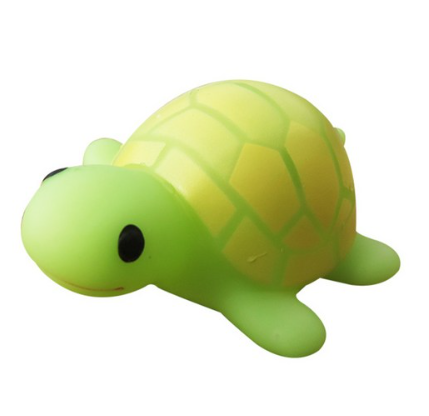
#> input picture open_cv/images/turtle.png, 429 x 416 px
$ jupyter execute OpenCV_ImageProc_4.ipynb   (text cells are left out)
#> lines starting #> are read from the running program, lines starting #| are printed output that depends on the picture; after the words box and inside, x2 and y2 are one past the last pixel; in counts of white or black regions, pixels touching at a corner belong together; pictures that were not available may be replaced by others from this repository, and a replacement may not be noted
[cell 1]
import cv2
import numpy as np
import matplotlib.pyplot as plt

def show_matplotlib_image(bgrImage, row_size=8, col_size=4):
    img_dst = cv2.cvtColor(bgrImage, cv2.COLOR_BGR2RGB)
    plt.figure(figsize = (row_size,col_size))
    plt.axis('off')
    plt.imshow(img_dst)
    plt.show()

[cell 2]
import cv2
import numpy as np
from PIL import ImageFont, ImageDraw, Image

def input_korean(img_dst, input_text, pt, color, fontsize=20):
    my_font = ImageFont.truetype("font/gulim.ttc", fontsize)
    img_dst = Image.fromarray(img_dst)
    mydraw = ImageDraw.Draw(img_dst)
    mydraw.text((pt[0], pt[1]), input_text, font=my_font, fill=(color[0], color[1], color[2]))
    return np.array(img_dst)

[cell 3]
import cv2
import numpy as np

img_src = cv2.imread('images/turtle.png', cv2.IMREAD_COLOR)
#> img_src is the input picture: shape (416, 429, 3); mean B, G, R 191.6, 227.5, 220.5
height, width = img_src.shape[:2]
#> height = 416; width = 429

cv2.imshow("src",img_src)

cv2.waitKey()
cv2.destroyAllWindows()

[cell 4]
import cv2

img_src = cv2.imread('images/shape.png')
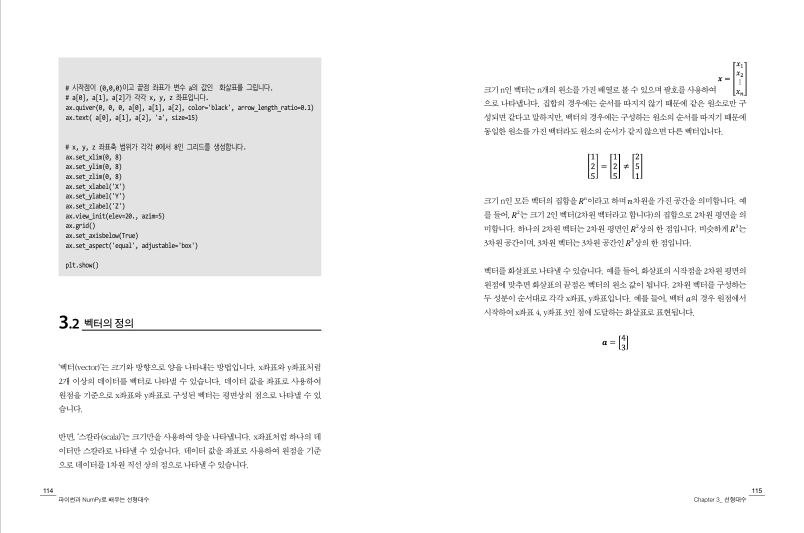
#> input picture open_cv/images/115.png, 1608 x 1066 px, given in place of shape.png, which was not available (shown at 1/2 size)
#> img_src is the input picture: shape (1066, 1608, 3); mean B, G, R 246.2, 246.2, 246.3
height,width = img_src.shape[:2]
#> height = 1066; width = 1608
####### 0. 이미지의 잡음 제거를 위해 blur를 적용
img_blur = cv2.GaussianBlur(img_src, (3,3), 0)
####### 1. 이미지를 1채널 Gray영상으로 변환
img_gray = cv2.cvtColor(img_blur,cv2.COLOR_BGR2GRAY)
####### 2. 이진영상으로 만들기(threshold 적용)
# ret, img_bin = cv2.threshold(img_gray, 210, 255, cv2.THRESH_BINARY)
# img_bin = cv2.bitwise_not(img_bin) # 영상의 배경이 흰색이면 반전

ret, img_bin = cv2.threshold(img_gray, 210, 255, cv2.THRESH_BINARY_INV)
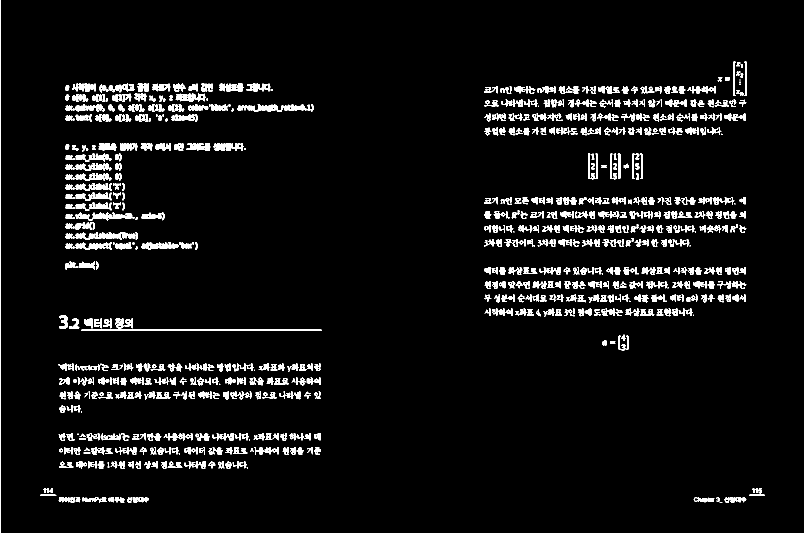
#> img_bin: shape (1066, 1608) (shown at 1/2 size); 5.3% white; 816 white regions (54 under 20 px), largest, box (x1, y1, x2, y2) and area: (163, 658, 643, 662) 1917, (475, 208, 613, 224) 1150, (0, 0, 1, 1066) 1066

####### 3. 이진화를 개선하기위한 모폴로지 연산을 수행
kernel = cv2.getStructuringElement(cv2.MORPH_CROSS, (7,7))
img_bin = cv2.morphologyEx(img_bin, cv2.MORPH_CLOSE, kernel, iterations=2)
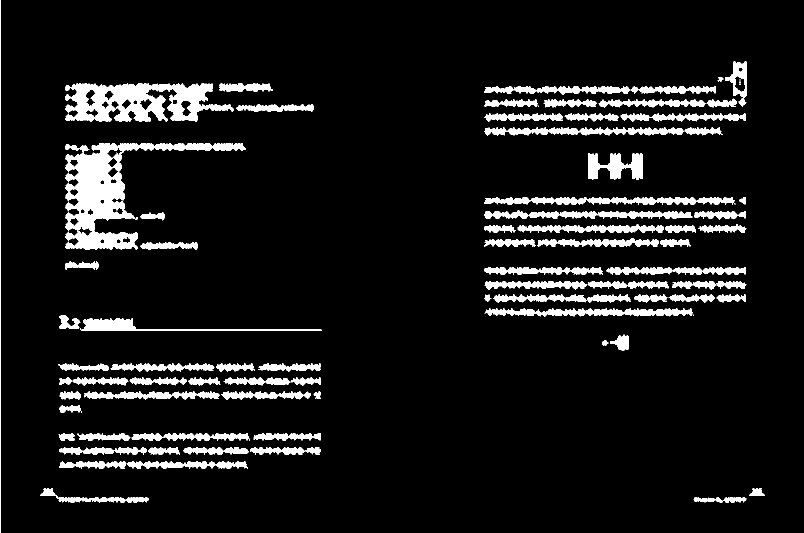
#> img_bin: shape (1066, 1608) (shown at 1/2 size); 8.4% white; 116 white regions (14 under 20 px)

####### 4. 외곽선 추출(contour)
contours, hierarchy = cv2.findContours(img_bin, cv2.RETR_CCOMP, cv2.CHAIN_APPROX_NONE)
#> contours = 143 contours, 16 with area under 20; largest, box (x1, y1, x2, y2) and area: (131, 286, 492, 500) 22150, (130, 167, 468, 244) 16548, (969, 617, 1386, 634) 3710, (1062, 394, 1469, 410) 3535, (163, 637, 643, 662) 3300


###### 5. 외곽선 그리기(if문 적용하여 원하는 것만)
for i,contour in enumerate(contours):
    if(cv2.contourArea(contour) > 10000):
        cv2.drawContours(img_src, [contour], 0, (0, 0, 255), 2)
        cv2.putText(img_src, f'{i}: {cv2.contourArea(contour)}', tuple(contours[i][0][0]), cv2.FONT_HERSHEY_COMPLEX, 0.7, (0, 255, 0), 1)
        cv2.imshow("src", img_src)
#> this loop made 143 passes
#> contour on passes 14, 34: [[261, 875]], [[220, 736]]
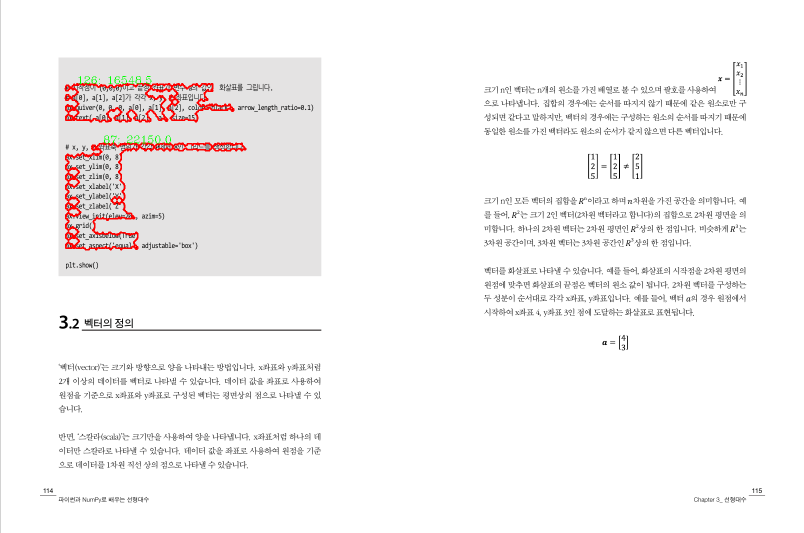
#> img_src: shape (1066, 1608, 3) (shown at 1/2 size); 0.82% of pixels changed, all inside (x1, y1, x2, y2) = (129, 152, 493, 501)
        # cv2.waitKey(0)

cv2.waitKey()
cv2.destroyAllWindows()

[cell 5]
import cv2
import numpy as np

img_src = cv2.imread('images/shape_broken.png')
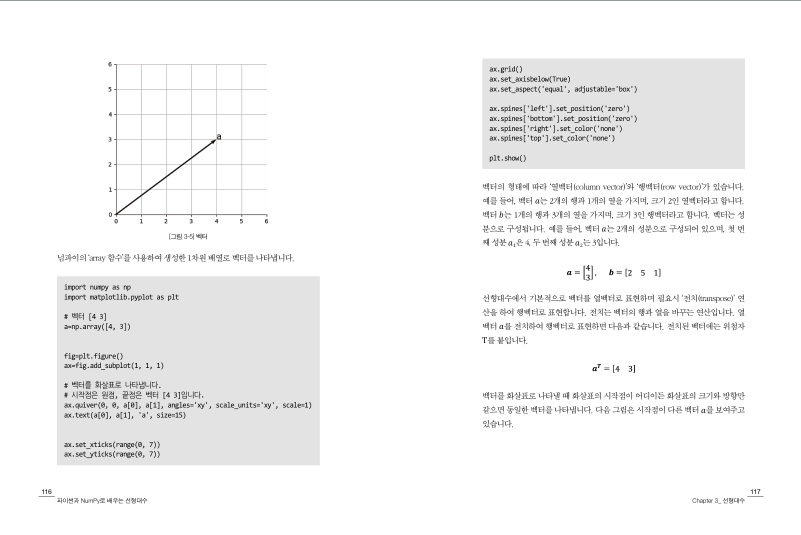
#> input picture open_cv/images/117.png, 1602 x 1070 px, given in place of shape_broken.png, which was not available (shown at 1/2 size)
#> img_src is the input picture: shape (1070, 1602, 3); mean B, G, R 245.5, 245.5, 245.6
height,width = img_src.shape[:2]
#> height = 1070; width = 1602
####### 0. 이미지의 노이즈나 잡음 제거를 위해 blur를 적용 하고 3*3 커널을 사용하고 고정점은 0으로 셋팅함
img_blur = cv2.GaussianBlur(img_src, (3,3), 0)
#> img_blur: shape (1070, 1602, 3)
####### 1. 이미지를 1채널 Gray영상으로 변환
img_gray = cv2.cvtColor(img_blur,cv2.COLOR_BGR2GRAY)
#> img_gray: shape (1070, 1602)
####### 2. 이진영상으로 만들기(threshold 적용)
# ret, img_bin = cv2.threshold(img_gray, 210, 255, cv2.THRESH_BINARY)
# img_bin = cv2.bitwise_not(img_bin) # 영상의 배경이 흰색이면 반전
# 속성으로 이미자, 임계값, 최대값, 결과이미지를 반환함
ret, img_bin = cv2.threshold(img_gray, 210, 255, cv2.THRESH_BINARY_INV)
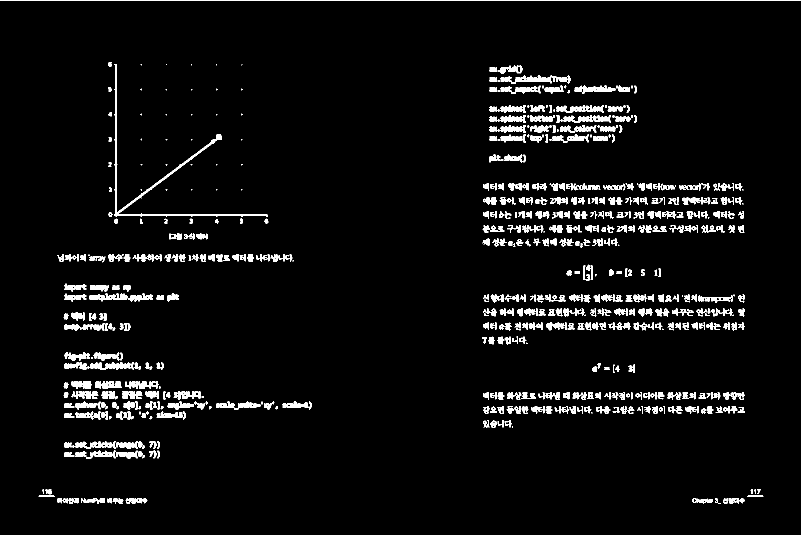
#> img_bin: shape (1070, 1602) (shown at 1/2 size); 4.6% white; 670 white regions (93 under 20 px), largest, box (x1, y1, x2, y2) and area: (0, 0, 1602, 2) 3204, (228, 128, 535, 434) 3111, (1001, 151, 1135, 167) 1119
# 모폴리지 변환은 침식과 팽창을 통해 픽셀의 값을 커널내부의 극대값으로 대체(팽창) 하거나 커널내부의 극솟값으로 대체(침식)하게됨
# 이를 통해 팽창은 어두운 영역이 주어들고 밝은 영역이 늘어나며, 침식은 밝은 영역이 줄어들고 어두운 영역이 늘어남
# 3. 이진화를 개선하기위한 모폴로지 연산을 수행함 여기서 열림은 침식연산후 팽창연산을 수행하여 작은 반점이 사라지며 객체의 크기 감소를 원래대로 복구함
# 닫힘은 팽창연산을 적용후 침식연산을 적용하여 객체내의 구멍이 사라지며 발생한 크기 증가를 원래대로 복구한다.
#그외 그래디언트(팽창, 침식활용하여 그래이스케일 이미지가 급격하게 변하는 곳에서 가장 높은 결과를 반환함)
# 탑햇: 입력이미지와 열림의 조합으로 국소적으로 밝았떤 부부들이 분리됨
# 블랙햇: 입력이미지와 닫힘의 조합으로 어두운 영역이 채워져 사라졌던 홀 등이 표시되어 분리됨
# 히트미스: 이미지의 전경이나 배경 픽셀의 패턴을 찾는데 사용하는 이진 형태로 커널의 값이 0,1의 값만 가지고 있어 모서리를 검출하는데 유용함함
kernel = cv2.getStructuringElement(cv2.MORPH_ELLIPSE, (5,5))
#> kernel = [[0, 0, 1, 0, 0], [1, 1, 1, 1, 1], [1, 1, 1, 1, 1], [1, 1, 1, 1, 1], [0, 0, 1, 0, 0]]
img_bin = cv2.morphologyEx(img_bin, cv2.MORPH_CLOSE, kernel, iterations=2)
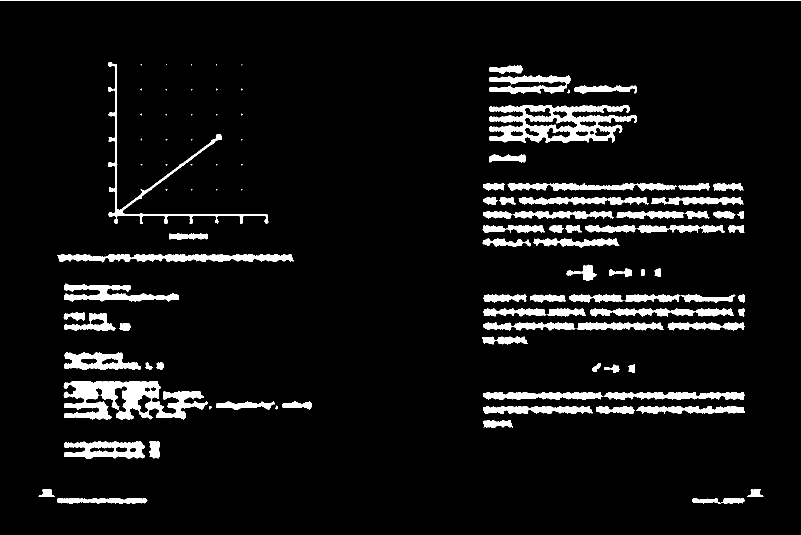
#> img_bin: shape (1070, 1602) (shown at 1/2 size); 6.7% white; 107 white regions (28 under 20 px)

####### 4. 이지화 이미지에서 외곽선 추출(contour)
contours, hierarchy = cv2.findContours(img_bin, cv2.RETR_CCOMP, cv2.CHAIN_APPROX_NONE)
#> contours = 126 contours, 31 with area under 20; largest, box (x1, y1, x2, y2) and area: (978, 210, 1274, 285) 14410, (127, 762, 415, 839) 11658, (115, 508, 588, 525) 4631, (128, 882, 290, 917) 4042, (128, 705, 282, 740) 3561


###### 5. 외곽선 그리기(if문 적용하여 원하는 것만)
for i,contour in enumerate(contours):
    if (cv2.contourArea(contour) > 1000):
        ### 사각형 구하기
        x, y, w, h = cv2.boundingRect(contour)
        cv2.rectangle(img_src,(x, y),(x+w,y+h),(0,255,0),1)

        ### 최소 사각형 구하기
        rect = cv2.minAreaRect(contour)
        box = cv2.boxPoints(rect)
        box = np.int0(box)
        cv2.drawContours(img_src, [box],0, (255,0,255), 1)

        cv2.putText(img_src, f'{i}: {cv2.contourArea(contour)}', \
                    (contour[0][0][0],contour[0][0][1]), cv2.FONT_HERSHEY_COMPLEX, 0.7, (0, 255, 0), 1)
        cv2.imshow("src", img_src)
#> this loop made 126 passes
#> (x, y, w, h, rect, box) on passes 2, 6, 11, 13, 17, 18: (114, 996, 181, 12, ((204, 1001.5), (11, 180), -90), [[294, 1007], [114, 1007], [114, 996], [294, 996]]), (128, 882, 162, 35, ((208.5, 899), (34, 161), -90), [[289, 916], [128, 916], [128, 882], [289, 882]]), (1272, 812, 218, 16, ((1380.5, 819.5), (15, 217), -90), [[1488, 827], [1271, 827], [1271, 812], [1488, 812]]), (966, 812, 219, 16, ((1075, 819.5), (15, 218), -90), [[1184, 827], [966, 827], [966, 812], [1184, 812]]), (432, 803, 117, 16, ((490, 810.5), (15, 116), -90), [[548, 818], [432, 818], [432, 803], [548, 803]]), (1207, 784, 283, 16, ((1348, 791.5), (15, 282), -90), [[1489, 799], [1207, 799], [1207, 784], [1489, 784]])
#> pass 2, `cv2.imshow("src", img_src)`:
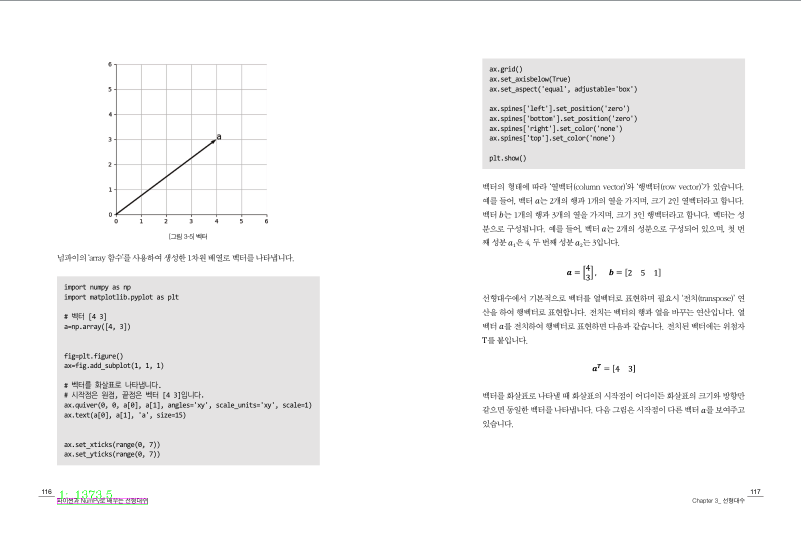
#> window 'src': shape (1070, 1602, 3) (shown at 1/2 size); mean B, G, R 245.4, 245.4, 245.6
#> after the loop:
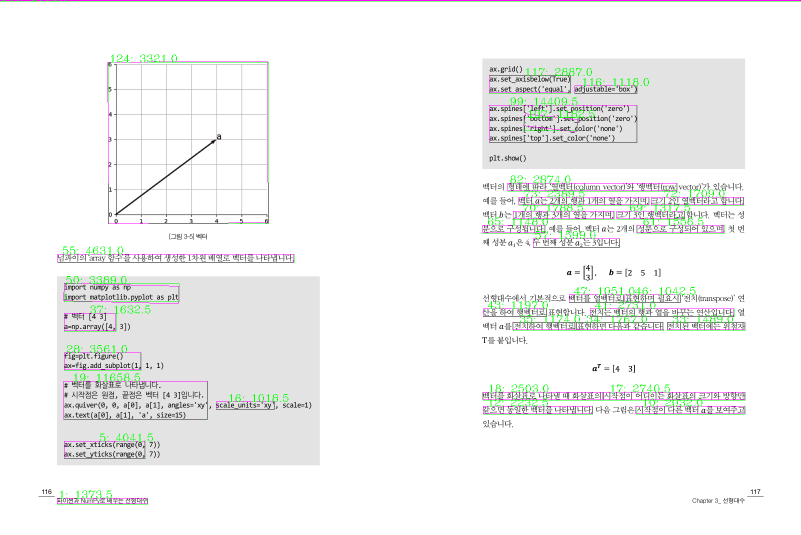
#> img_src: shape (1070, 1602, 3) (shown at 1/2 size); 2.24% of pixels changed, all inside (x1, y1, x2, y2) = (0, 0, 1602, 1009)


cv2.waitKey()
cv2.destroyAllWindows()
